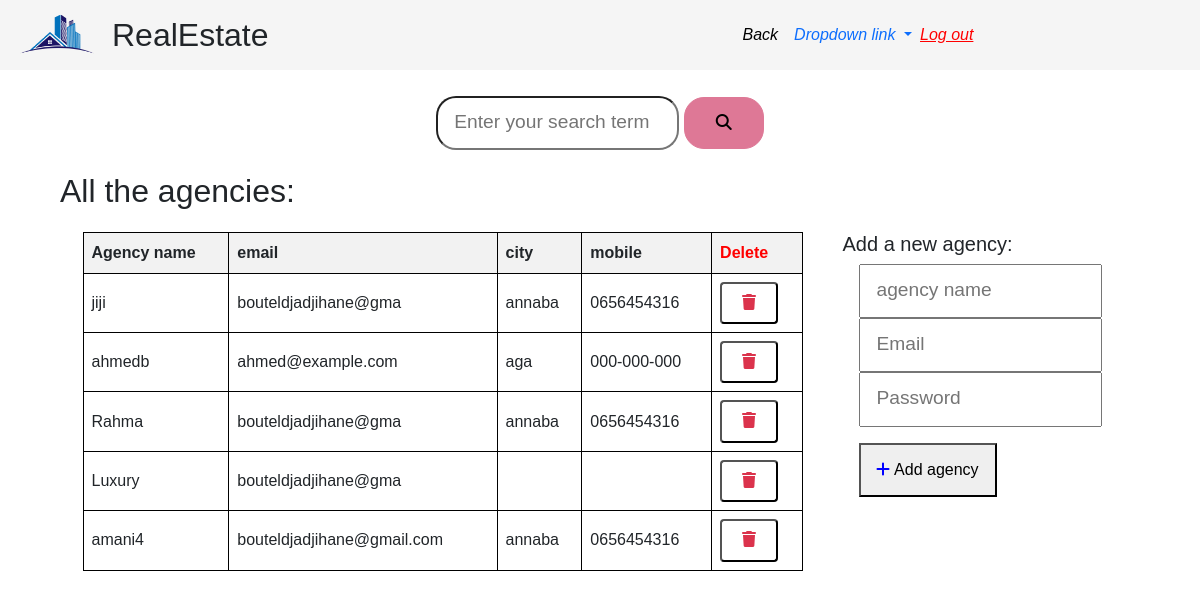
Screenshot of /agencies.php (signed in) with the database file from the repository.
### tables this page shows
CREATE TABLE `agency` (
  `agency_id` int(11) NOT NULL,
  `agency_name` varchar(255) NOT NULL,
  `nrc` int(20) NOT NULL,
  `city` varchar(20) NOT NULL,
  `email` varchar(50) NOT NULL,
  `mobile` varchar(20) NOT NULL,
  `logo` longtext NOT NULL DEFAULT '\'images/manger.jpg\'',
  `password` varchar(20) NOT NULL,
  `md5_pass` varchar(20) NOT NULL,
  `approved` tinyint(4) DEFAULT 0
);

### agencies.php (the view, shortened to what this page needs)
<?php
include('inc/connection.php');
if(isset($_SESSION['id'])){
?>
<!DOCTYPE html>
<html lang="en">
<head>
  <link href="https://cdn.jsdelivr.net/npm/bootstrap@5.0.2/dist/css/bootstrap.min.css" rel="stylesheet">
  <link rel="stylesheet" href="css/indexC.css">
  <link rel="stylesheet" href="css/reals.css">
  <link rel="stylesheet" href="css/main.css">
  <link rel="stylesheet" href="css/normalize.css"/>
  <link rel="stylesheet" href="css/all.min.css"/>
</head>
<body>
<header>
            <nav class="navbar navbar-expand-lg " style="background-color: whitesmoke; top: 0px; position: fixed; width: 100%; height: 70px;">
                <div class="container-fluid">
                    <div class="main-logo" style="padding-left: 50px;">
                        <img id="logopic" src="img/build4.png" alt="logopic" >
                        <h1 id="logo">RealEstate</h1>
                         </div>
                  <div class="navbar-brand" href="#" style="padding-right: 300px; padding-left: 150px; color: rgb(15, 15, 72);"> </div>
                  <div class="collapse navbar-collapse" id="navbarNavDropdown">
                    <ul class="navbar-nav">
                      <li class="nav-item">
                        <a class="nav-link active" aria-current="page" href="adminpage.php" style="color: black;" >Back</a>
                      </li>
                      <li class="nav-item dropdown">
                        <a class="nav-link dropdown-toggle" href="#" role="button" data-bs-toggle="dropdown" aria-expanded="false">
                          Dropdown link
                        </a>
                      </li>
                    </ul>
                    <li class="nav-item">
                       <a href="logout.php" style="color: red; " >Log out</a>
                      </li>
                  </div>
                </div>
              </nav></header><br/><br/><br/><br/>
             <div class="form-wrapper">
              <form method="GET" action="search_agency.php">
                  <input type="text" name="search" placeholder="Enter your search term" >
                  <button type="submit"><i class="fa-solid fa-magnifying-glass"></i></button>
                </form>
             </div>
            <h1 style="margin-left: 5%">All the agencies:</h1>
 <div style="display: flex; gap: 20px; margin: 0 auto; justify-content: center;">
    <table>
    <tr>
      <th>Agency name</th>
      <th>email</th>
      <th>city</th>
      <th>mobile</th>
      <th><div style="color: red;">Delete</div></th>
    </tr>
    <tr>
    <?php
    $sql = "SELECT * FROM agency WHERE approved = 1";
    $result = $conn->query($sql);
    if ($result->num_rows > 0) {
      while ($row = $result->fetch_assoc()) {
        echo "<tr>";
        echo "<td>" . $row["agency_name"] . "</td>";
        echo "<td>" . $row["email"] . "</td>";
        echo "<td>" . $row["city"] . "</td>";
        echo "<td>" . $row["mobile"] . "</td>";
        echo '<td><a  href="delete_agency.php?agency_id='.$row['agency_id'].'"><button name="delete-button" class="delete-button"><i class="fa-sharp fa-solid fa-trash" style="color: #db334c;"></i></button></a></form></td>';
        echo "</tr>";
      }
    } else {
      echo "No agencies found.";
    }
    ?>
  </table>
<br/><br/>
<div>
<h5 style="left: 800px;"> Add a new agency:<br/></h5>
  <form method="POST" action="add_agency.php" class="add-property">
  <input type="text" name="username" placeholder="agency name" required><br/>
  <input type="email" name="email" placeholder="Email" required><br/>
  <input type="password" name="password" placeholder="Password" required><br/>
  <button type="submit"><i class="fa-solid fa-plus" style="color: blue;"></i> Add agency </button>
</form>
</div>
</div>
</body>
</html>
<?php
}
?>

### css/indexC.css (style rules this page uses)
* { padding: 0; margin: 0; }
.nav-item { display: flex; padding-right: 0px; font-style: italic; }

### css/reals.css (style rules this page uses)
* { padding: 0; margin: 0; }
body { width: 100vw; height: auto; overflow-x: hidden; }
.main-logo { display: flex; }
#logopic { width: 90px; height: 80px; margin-left: -50px; }
#logo { margin-left: 10px; }
::placeholder { font-size: 1.2em; }

### css/main.css (style rules this page uses)
* { padding: 0; margin: 0; text-decoration: none; }
body { font-family:'Trebuchet MS', 'Lucida Sans Unicode', 'Lucida Grande', 'Lucida Sans', Arial, sans-serif; }

### agencies.php (style rules this page uses)
table { border-collapse: collapse; width: 60%; }
th, td { border: 1px solid black; padding: 8px; text-align: left; }
th { background-color: #f2f2f2; }
.delete-button { padding: 10px 20px; background-color: white; color: white; height: auto; border-radius: 4px; font-size: 16px; cursor: pointer; }
.form-wrapper { width: 1200px; display: flex; justify-content: center; margin: 0 auto; }
.form-wrapper form input, .form-wrapper button { padding: 1rem; border-radius: 20px; }
.form-wrapper button { width: 80px; background: #de7896; border: 1px solid #de7896; }
.add-property input, .add-property button { padding: 1rem; margin: 0 1rem; }
.add-property button { margin-top: 1rem }

### rows the page displays
agency: agency_name "jiji", email "bouteldjadjihane@gma", city "annaba", mobile "0656454316"
agency: agency_name "ahmedb", email "ahmed@example.com", city "aga", mobile "000-000-000"
agency: agency_name "Rahma", email "bouteldjadjihane@gma", city "annaba", mobile "0656454316"
agency: agency_name "Luxury", email "bouteldjadjihane@gma"
agency: agency_name "amani4", email "bouteldjadjihane@gmail.com", city "annaba", mobile "0656454316"
